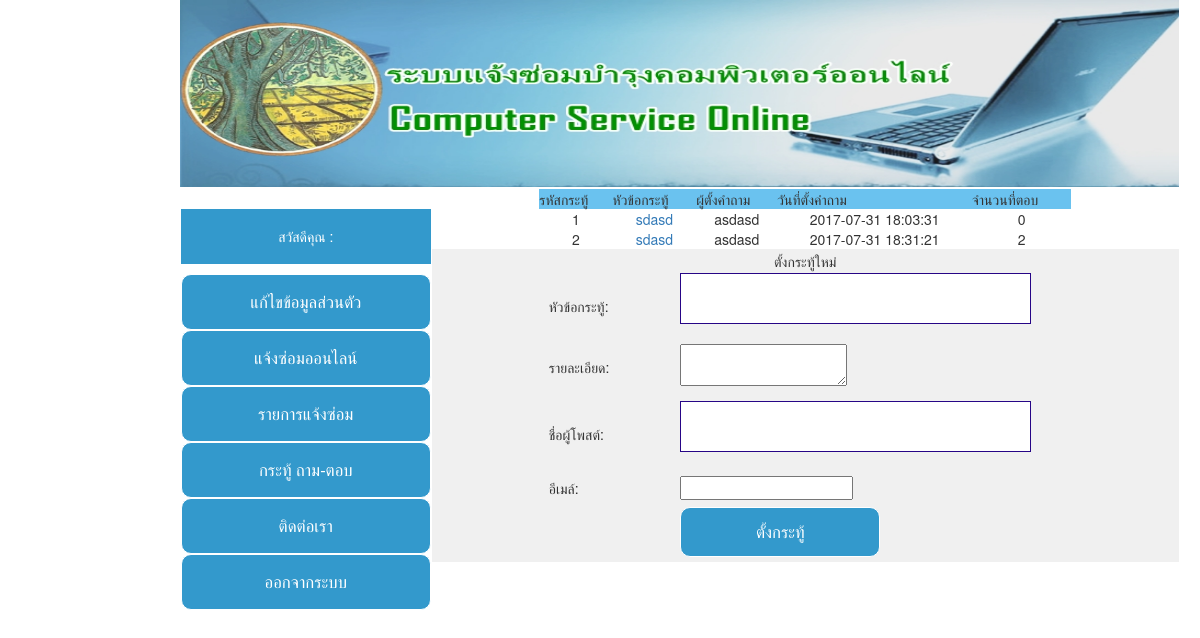
The app's page /Webboard/Webboard.php, older data.
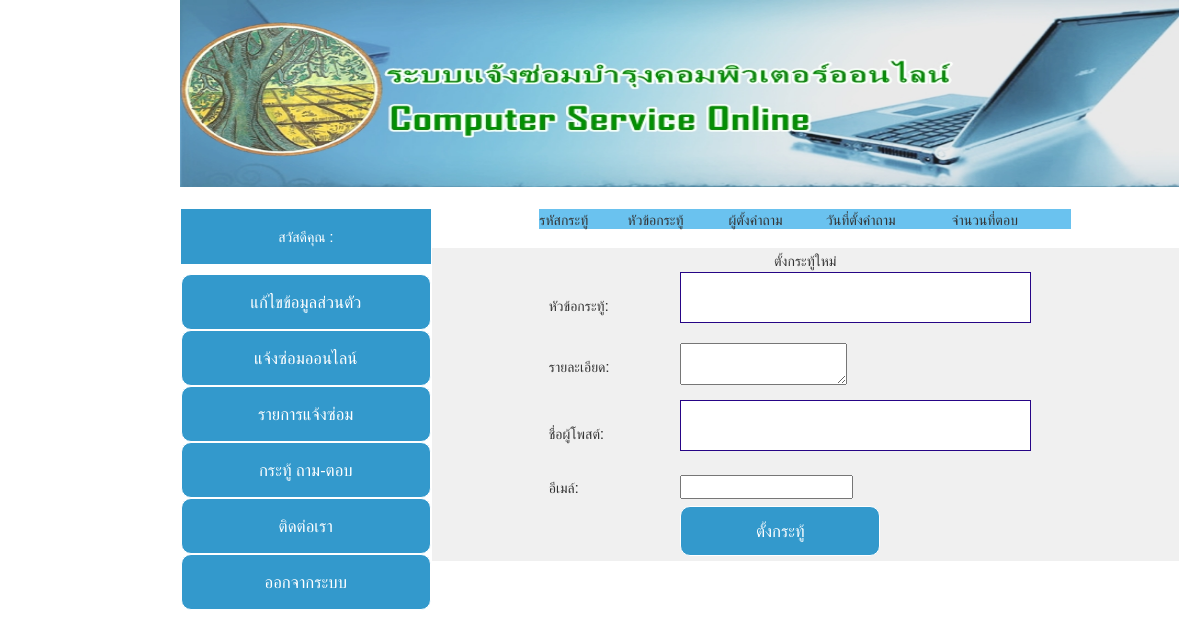
The same page, newer data.
### tables this page shows
CREATE TABLE `webboard_quiz` (
  `id_question` bigint(11) NOT NULL auto_increment,
  `title` varchar(50) NOT NULL,
  `name` varchar(50) NOT NULL,
  `message` text NOT NULL,
  `email` varchar(50) NOT NULL,
  `date_q` varchar(50) NOT NULL,
  `count_q` varchar(50) NOT NULL,
  PRIMARY KEY  (`id_question`)
);

### model/core_model.php (called while the page is built, shortened)
<?php
	class Core_model{
		public function __construct(){
			include("db.php");
			$this->db=$dbh;
		}
		public $active_record="SELECT ";
		public $active_select="";
		public $active_from=" FROM ";
		public $active_limit="";
		public $active_order=" ORDER BY ";
		public $order_flag=false;
		public function order_by($column,$type="asc"){
			$this->active_order.="".$column." ".$type.",";
			$this->order_flag=true;
		}
		public function get($table){
			$result = new stdClass();
			$result->result = array();
			$result->rowCount=0;
			if ($this->active_select=="") {
				$this->active_record.="* ";
			}else{
				$this->active_record.=$this->active_select;
			}
			$this->active_record.=$this->active_from.$table;
			if ($this->order_flag) {
				$this->active_record.=substr($this->active_order, 0, -1);
			}
			$this->active_record.=$this->active_limit;
			$tmp_record=$this->active_record;
			try{
				$stm=$this->db->prepare($this->active_record);
				$stm->execute();
				$result->result = $stm->fetchAll(PDO::FETCH_ASSOC);
				$result->rowCount=$stm->rowCount();
			}catch(PDOException $ex){
					echo $ex->getMessage().'<br>';
					echo $tmp_record;
				}
			return $result;
		}
		public function reset_active_record(){
			$this->active_record="SELECT ";
			$this->active_select="";
			$this->active_from=" FROM ";
			$this->active_limit="";
			$this->active_order=" ORDER BY ";
			$this->order_flag=false;
		}
	}
?>

### model/m_board.php (called while the page is built, shortened)
<?php
	require_once("core_model.php");
	class M_board extends Core_model{
		public function get_all_web_quiz(){
			$result=$this->get("webboard_quiz");
			return $result;
		}
	}
?>

### helper_func.php (called while the page is built)
<?
function site_url($str=""){
return "http://localhost/comservice/".$str;
}
?>

### Webboard/Webboard.php (the view, shortened to what this page needs)
<?
include('../meta.php');
require_once("../model/m_board.php");
$m_board = new M_board;
    ?>
    <?
$topic=$m_board->get_all_web_quiz();
?>
  <tr align="left" valign="top">
    <td width="248" align="center"><?include('../sidebar_logged.php');?></td>
    <td width="743" align="center">
    <table width=456 height=59 border=0>
      <tr>
        <td width=703>
          <table width=532 align=center>
          <tr bgcolor=#6AC2EF>
          <td>รหัสกระทู้</td>
          <td>หัวข้อกระทู้</td>
          <td>ผู้ตั้งคำถาม</td>
          <td>วันที่ตั้งคำถาม</td>
          <td>จำนวนที่ตอบ</td>
          </tr>
          <?
          foreach ($topic->result as $key => $value) {
          ?>
          <tr bgcolor=#FFFFFF align="center">
            <td><?=$value['id_question']?></td>
            <td><a href="<?=site_url()?>Webboard/webboard_ans.php?id_question=<?=$value['id_question']?>" ><?=$value['title']?></a></td>
            <td><?=$value['name']?></td>
            <td><?=$value['date_q']?></td>
            <td><?=$value['count_q']?></td>
          </tr>
          <?
        }
          ?>
          </table>
        </td>
      </tr>
    </table>
<form name="form1" method="post" action="<?=site_url()?>Webboard/Webboard.php">
    <table width="513" height="313" border="0">
      <tbody>
        <tr>
          <td colspan="2" align="center">ตั้งกระทู้ใหม่</td>
          </tr>
        <tr>
          <td width="129" height="21">หัวข้อกระทู้:</td>
          <td width="374"><input type="text" name="title" id="title"></td>
        </tr>
        <tr>
          <td>รายละเอียด:</td>
          <td><textarea name="message" id="message" wrap="virtual"></textarea></td>
        </tr>
        <tr>
          <td>ชื่อผู้โพสต์:</td>
          <td><input type="text" name="name" id="name"></td>
        </tr>
        <tr>
          <td>อีเมล์:</td>
          <td><input type="email" name="email" id="email"></td>
        </tr>
        <tr>
          <td>&nbsp;</td>
          <td><table width="200" border="0">
            <tbody>
              <tr>
                <td width="100"><input type="submit" name="submit" id="submit" value="ตั้งกระทู้"></td>
              </tr>
            </tbody>
          </table></td>
        </tr>
      </tbody>
    </table></form>
  </tr>
  <tr>
  <td width="248" align="center" valign="top">&nbsp;</td>
  <td width="743" align="center" valign="top"><p>&nbsp;</p></td>
</tr>
</table></div>
</body>
</html>

Row changes from the older to the newer data that the page shows:
removed webboard_quiz: id_question "1", title "sdasd", name "asdasd", date_q "2017-07-31 18:03:31", count_q "0"
removed webboard_quiz: id_question "2", title "sdasd", name "asdasd", date_q "2017-07-31 18:31:21", count_q "2"
